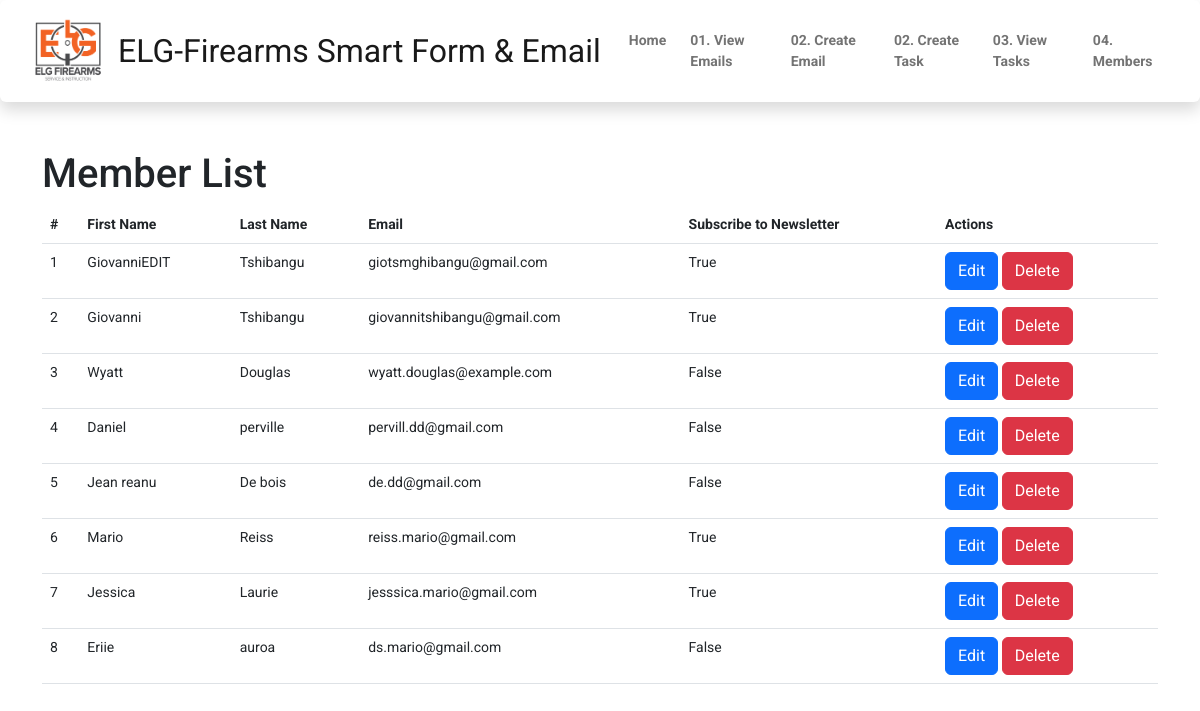
Screenshot of /master/view_members with the database file from the repository.
### smart_formApp/models.py (models this page shows, shortened)
class User(models.Model):
    first_name = models.CharField(max_length=100)
    last_name = models.CharField(max_length=100)
    email = models.EmailField()
    email_agreements = models.BooleanField(default=True)
    subscribe_to_newsletter = models.BooleanField(default=False,blank=True)
    created_at = models.DateTimeField(auto_now_add=True)

### smart_emailApp/views.py (the view)
# urls.py: path('view_members', views.member_view, name='view_members'),
def member_view(request):
    limit = 100
    users = User.objects.all()[:limit]
    return render(request, 'smartemail/member_view.html', {'users': users})

### templates/smartemail/member_view.html
{% extends "nav.html" %}
{% load static %}
{% block navbar %}
    <div class="container mt-3">
        <h1>Member List</h1>
        <table class="table">
            <thead>
                <tr>
                    <th>#</th>
                    <th>First Name</th>
                    <th>Last Name</th>
                    <th>Email</th>
                    <th>Subscribe to Newsletter</th>
                    <th>Actions</th>
                </tr>
            </thead>
            <tbody>
                {% for user in users %}
                    <tr>
                        <td>{{ forloop.counter }}</td>
                        <td>{{ user.first_name }}</td>
                        <td>{{ user.last_name }}</td>
                        <td>{{ user.email }}</td>
                        <td>{{ user.subscribe_to_newsletter }}</td>
                        <td>
                            <a href="{% url 'edit_user' user.id %}" class="btn btn-primary">Edit</a>
                            <a href="{% url 'delete_user' user.id %}" class="btn btn-danger">Delete</a>
                        </td>
                    </tr>
                {% empty %}
                    <tr>
                        <td colspan="7">No users found.</td>
                    </tr>
                {% endfor %}
            </tbody>
        </table>
    </div>
{% endblock %}

### static/css/base.css (style rules this page uses)
body, .navbar, .dropdown-menu { background-color: white !important; font-family: 'Roboto'; font-size: 14px; }

### rows the page displays
User: first_name "GiovanniEDIT", last_name "Tshibangu", email "giotsmghibangu@gmail.com", subscribe_to_newsletter "True"
User: first_name "Giovanni", last_name "Tshibangu", email "giovannitshibangu@gmail.com", subscribe_to_newsletter "True"
User: first_name "Wyatt", last_name "Douglas", email "wyatt.douglas@example.com", subscribe_to_newsletter "False"
User: first_name "Daniel", last_name "perville", email "pervill.dd@gmail.com", subscribe_to_newsletter "False"
User: first_name "Jean reanu", last_name "De bois", email "de.dd@gmail.com", subscribe_to_newsletter "False"
User: first_name "Mario", last_name "Reiss", email "reiss.mario@gmail.com", subscribe_to_newsletter "True"
User: first_name "Jessica", last_name "Laurie", email "jesssica.mario@gmail.com", subscribe_to_newsletter "True"
User: first_name "Eriie", last_name "auroa", email "ds.mario@gmail.com", subscribe_to_newsletter "False"
